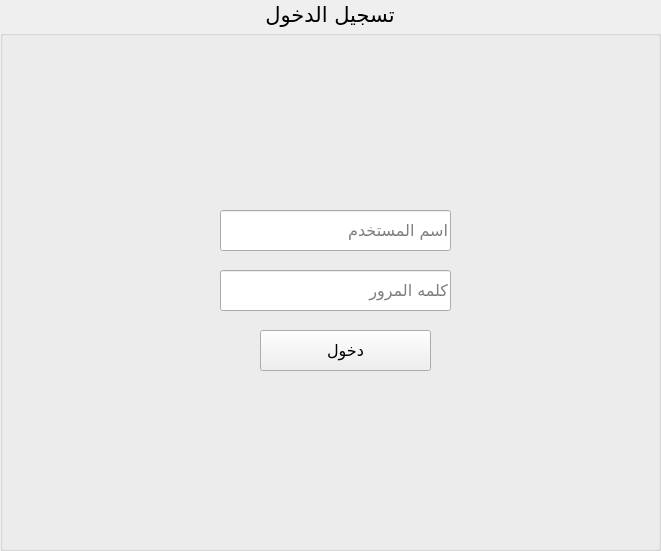
   <widget class="QGroupBox" name="groupBox_2">
    <property name="geometry">
     <rect>
      <x>310</x>
      <y>20</y>
      <width>661</width>
      <height>551</height>
     </rect>
    </property>
    <property name="font">
     <font>
      <family>Segoe Print</family>
      <pointsize>16</pointsize>
      <weight>50</weight>
      <bold>false</bold>
     </font>
    </property>
    <property name="styleSheet">
     <string notr="true"/>
    </property>
    <property name="title">
     <string>تسجيل الدخول</string>
    </property>
    <property name="alignment">
     <set>Qt::AlignCenter</set>
    </property>
    <property name="flat">
     <bool>true</bool>
    </property>
    <widget class="QLineEdit" name="lineEdit_54">
     <property name="geometry">
      <rect>
       <x>220</x>
       <y>210</y>
       <width>231</width>
       <height>41</height>
      </rect>
     </property>
     <property name="font">
      <font>
       <pointsize>12</pointsize>
      </font>
     </property>
     <property name="placeholderText">
      <string>اسم المستخدم</string>
     </property>
    </widget>
    <widget class="QLineEdit" name="lineEdit_66">
     <property name="geometry">
      <rect>
       <x>220</x>
       <y>270</y>
       <width>231</width>
       <height>41</height>
      </rect>
     </property>
     <property name="font">
      <font>
       <pointsize>12</pointsize>
      </font>
     </property>
     <property name="placeholderText">
      <string>كلمه المرور</string>
     </property>
    </widget>
    <widget class="QPushButton" name="pushButton_27">
     <property name="geometry">
      <rect>
       <x>260</x>
       <y>330</y>
       <width>171</width>
       <height>41</height>
      </rect>
     </property>
     <property name="font">
      <font>
       <pointsize>12</pointsize>
      </font>
     </property>
     <property name="cursor">
      <cursorShape>PointingHandCursor</cursorShape>
     </property>
     <property name="text">
      <string>دخول</string>
     </property>
    </widget>
    <widget class="QLabel" name="label_101">
     <property name="geometry">
      <rect>
       <x>180</x>
       <y>460</y>
       <width>291</width>
       <height>41</height>
      </rect>
     </property>
     <property name="font">
      <font>
       <family>Segoe Print</family>
       <pointsize>9</pointsize>
       <weight>50</weight>
       <bold>false</bold>
      </font>
     </property>
     <property name="styleSheet">
      <string notr="true">color: rgb(236, 236, 236);
border-width:2px;
border-color: qlineargradient(spread:pad, x1:0, y1:0, x2:1, y2:1, stop:0 rgba(31, 136, 179, 255), stop:1 rgba(255, 255, 255, 255));
</string>
     </property>
     <property name="text">
      <string>BY: Ahmed Mostafa || 01117838686</string>
     </property>
     <property name="alignment">
      <set>Qt::AlignCenter</set>
     </property>
    </widget>
    <widget class="QLabel" name="label_15">
     <property name="geometry">
      <rect>
       <x>271</x>
       <y>60</y>
       <width>131</width>
       <height>121</height>
      </rect>
     </property>
     <property name="text">
      <string/>
     </property>
     <property name="pixmap">
      <pixmap resource="res.qrc">:/pic/logo.png</pixmap>
     </property>
     <property name="scaledContents">
      <bool>true</bool>
     </property>
    </widget>
    <widget class="QLabel" name="label_102">
     <property name="geometry">
      <rect>
       <x>180</x>
       <y>500</y>
       <width>291</width>
       <height>41</height>
      </rect>
     </property>
     <property name="font">
      <font>
       <family>Segoe Print</family>
       <pointsize>9</pointsize>
       <weight>50</weight>
       <bold>false</bold>
      </font>
     </property>
     <property name="styleSheet">
      <string notr="true">color: rgb(236, 236, 236);
border-width:2px;
border-color: qlineargradient(spread:pad, x1:0, y1:0, x2:1, y2:1, stop:0 rgba(31, 136, 179, 255), stop:1 rgba(255, 255, 255, 255));
</string>
     </property>
     <property name="text">
      <string>Mail: a.mostafa.0x61@gmail.com</string>
     </property>
     <property name="alignment">
      <set>Qt::AlignCenter</set>
     </property>
    </widget>
    <zorder>pushButton_27</zorder>
    <zorder>label_101</zorder>
    <zorder>label_15</zorder>
    <zorder>label_102</zorder>
    <zorder>lineEdit_54</zorder>
    <zorder>lineEdit_66</zorder>
   </widget>
